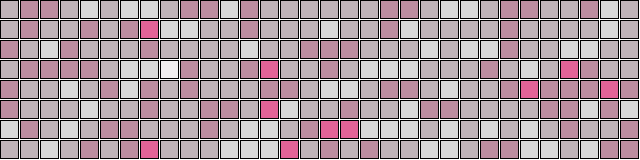
Frame 1 (no input)
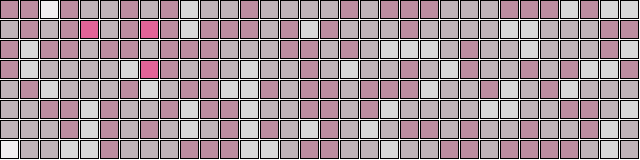
Frame 60 (the mouse pressed at the canvas centre just before this capture)
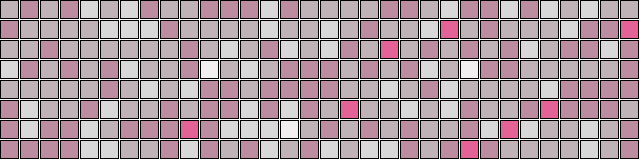
Frame 120 (the mouse held since frame 60 and released just before this capture)

The Processing sketch that drew these frames (run headless with seeded random() and noise(); from frame 60 on, the mouse is pressed at the canvas centre):

// Processing sketch: slime_mold_2
// ── slime_mold_2.pde
int cols = 32;
int rows = 8;
int pixelSize = 20;
int gap = 2;

color[] palette = {
  color(227, 99, 151), 
  color(188, 141, 160), 
  color(191, 179, 184), 
  color(216, 216, 216), 
  color(242, 239, 240)
};

float[][] noiseSeed;
int[][] grid;

void settings() {
  size(cols * pixelSize, rows * pixelSize);
}

void setup() {
  noiseSeed = new float[cols][rows];
  grid = new int[cols][rows];

  for (int i = 0; i < cols; i++) {
    for (int j = 0; j < rows; j++) {
      noiseSeed[i][j] = random(1000);
      grid[i][j] = int(noise(noiseSeed[i][j]) * palette.length);
    }
  }
}

void draw() {
  background(255);
  
  for (int i = 0; i < cols; i++) {
    for (int j = 0; j < rows; j++) {
      noiseSeed[i][j] += 0.02;
      grid[i][j] = int(noise(noiseSeed[i][j]) * palette.length);

      fill(palette[grid[i][j]]);
      rect(i * pixelSize, j * pixelSize, pixelSize - gap, pixelSize - gap);
    }
  }
}
